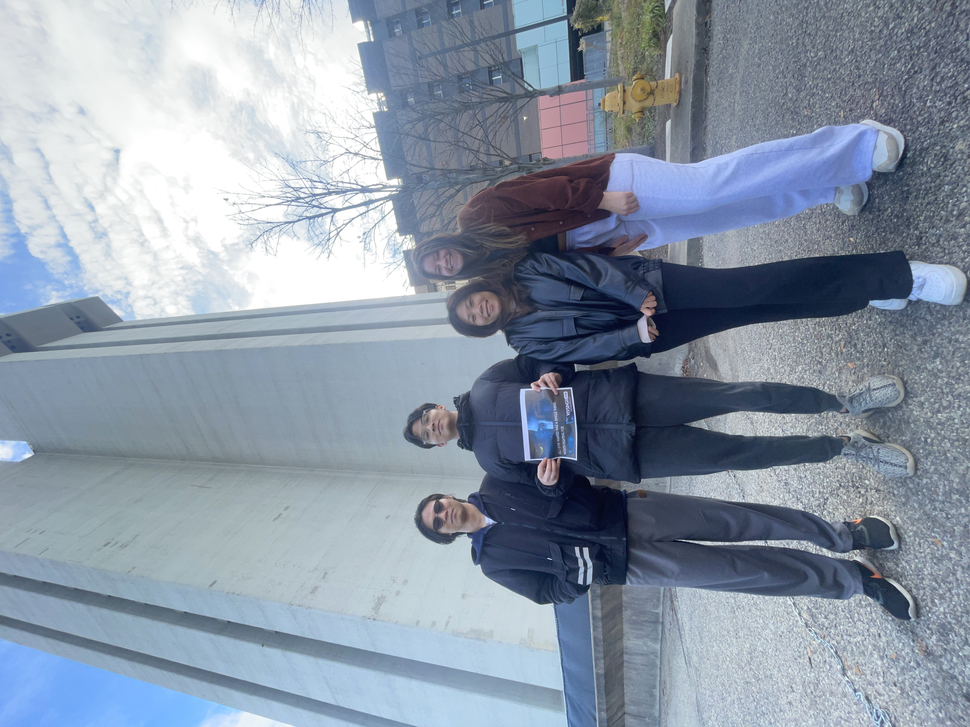
#> input picture McGee_FinalProject/filesPackage/McGee_Crosley.png, 970 x 727 px, shrunk from 4032 x 3024 before the run
$ python loadPicture.py
#> lines starting #> are read from the running program, lines starting #| are printed output that depends on the picture
#Name: Duc Nam Le, An Tran, Morgan Miller, Johnny Liu
#email: mille8m9@mail.uc.edu, tran2a3@mail.uc.edu, liu4j4@mail.uc.edu, le2dc@mail.uc.edu
#Assignment Title: Final Project
#Due Date: December 7th, 2023
#Course: IS 4010
#Semester/Year: Spring 2023
#Brief Description: Loading picture into project
#Citations: https://stackoverflow.com/questions/48729915/how-to-read-images-into-a-script-without-using-using-imageio-or-scikit-image
#Anything else that's relevant:

#picture
#code will load picture

from PIL import Image


def rotate_and_display(image_path):
#> called with image_path = '../filesPackage/McGee_Crosley.png'
    original_image = Image.open(image_path)
#> original_image is the input picture: PIL image 970x727 RGB; mean R, G, B 138.4, 150.6, 166.1
    rotated_image = original_image.transpose(Image.ROTATE_270)
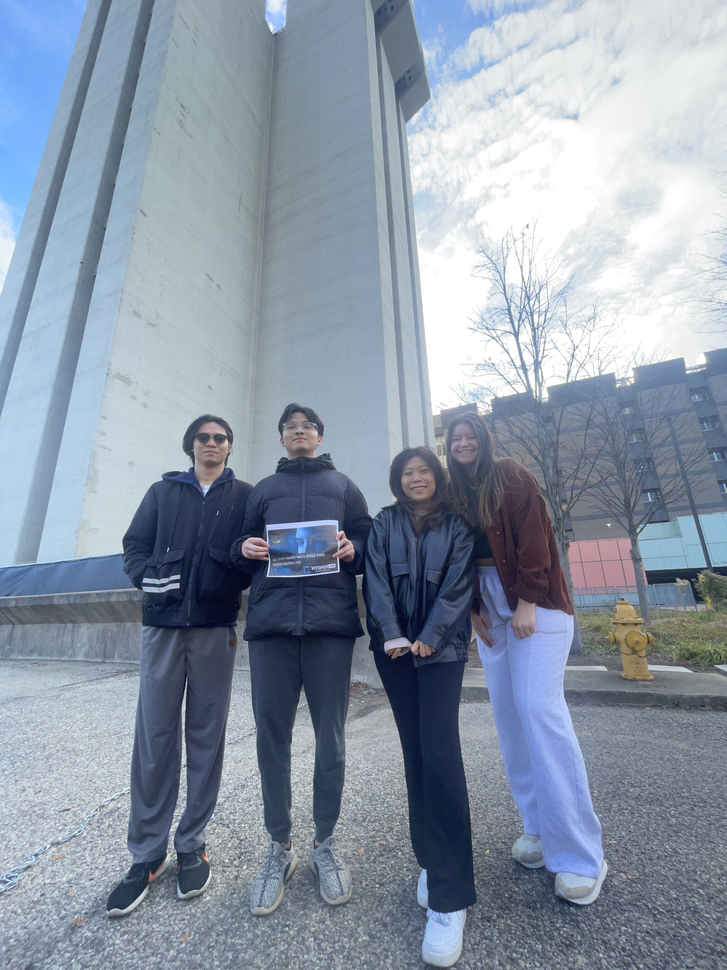
#> rotated_image: PIL image 727x970 RGB; mean R, G, B 138.4, 150.6, 166.1
    rotated_image.show()

# Use this code in the main module to display the image:
# rotate_and_display("McGee_Crosley.png")

if __name__ == "__main__":
    rotate_and_display(r"../filesPackage/McGee_Crosley.png")
